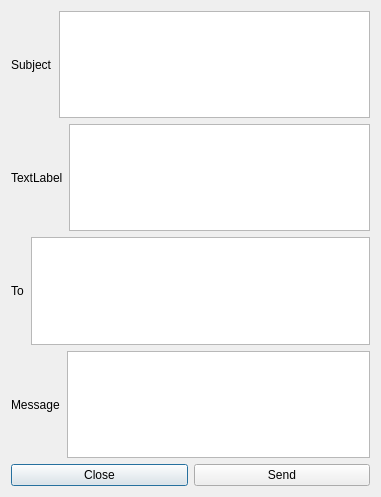
<?xml version="1.0" encoding="UTF-8"?>
<ui version="4.0">
 <class>Dialog</class>
 <widget class="QDialog" name="Dialog">
  <property name="geometry">
   <rect>
    <x>0</x>
    <y>0</y>
    <width>381</width>
    <height>497</height>
   </rect>
  </property>
  <property name="windowTitle">
   <string>Dialog</string>
  </property>
  <layout class="QVBoxLayout" name="verticalLayout_3">
   <item>
    <layout class="QVBoxLayout" name="verticalLayout_2">
     <item>
      <layout class="QVBoxLayout" name="verticalLayout">
       <item>
        <layout class="QHBoxLayout" name="horizontalLayout">
         <property name="spacing">
          <number>7</number>
         </property>
         <item>
          <widget class="QLabel" name="label">
           <property name="text">
            <string>Subject</string>
           </property>
          </widget>
         </item>
         <item>
          <widget class="QTextEdit" name="textEdit"/>
         </item>
        </layout>
       </item>
       <item>
        <layout class="QHBoxLayout" name="horizontalLayout_6">
         <item>
          <widget class="QLabel" name="label_5">
           <property name="text">
            <string>TextLabel</string>
           </property>
          </widget>
         </item>
         <item>
          <widget class="QTextEdit" name="textEdit_5"/>
         </item>
        </layout>
       </item>
       <item>
        <layout class="QHBoxLayout" name="horizontalLayout_4">
         <property name="spacing">
          <number>7</number>
         </property>
         <item>
          <widget class="QLabel" name="label_3">
           <property name="text">
            <string>To</string>
           </property>
          </widget>
         </item>
         <item>
          <widget class="QTextEdit" name="textEdit_3"/>
         </item>
        </layout>
       </item>
       <item>
        <layout class="QHBoxLayout" name="horizontalLayout_5">
         <property name="spacing">
          <number>7</number>
         </property>
         <item>
          <widget class="QLabel" name="label_4">
           <property name="text">
            <string>Message</string>
           </property>
          </widget>
         </item>
         <item>
          <widget class="QTextEdit" name="textEdit_4"/>
         </item>
        </layout>
       </item>
      </layout>
     </item>
     <item>
      <layout class="QHBoxLayout" name="horizontalLayout_7">
       <item>
        <widget class="QPushButton" name="pushButton">
         <property name="text">
          <string>Close</string>
         </property>
        </widget>
       </item>
       <item>
        <widget class="QPushButton" name="pushButton_2">
         <property name="text">
          <string>Send</string>
         </property>
        </widget>
       </item>
      </layout>
     </item>
    </layout>
   </item>
  </layout>
 </widget>
 <layoutdefault spacing="6" margin="11"/>
 <resources/>
 <connections>
  <connection>
   <sender>pushButton</sender>
   <signal>clicked(bool)</signal>
   <receiver>Dialog</receiver>
   <slot>close()</slot>
   <hints>
    <hint type="sourcelabel">
     <x>103</x>
     <y>463</y>
    </hint>
    <hint type="destinationlabel">
     <x>105</x>
     <y>449</y>
    </hint>
   </hints>
  </connection>
 </connections>
</ui>
